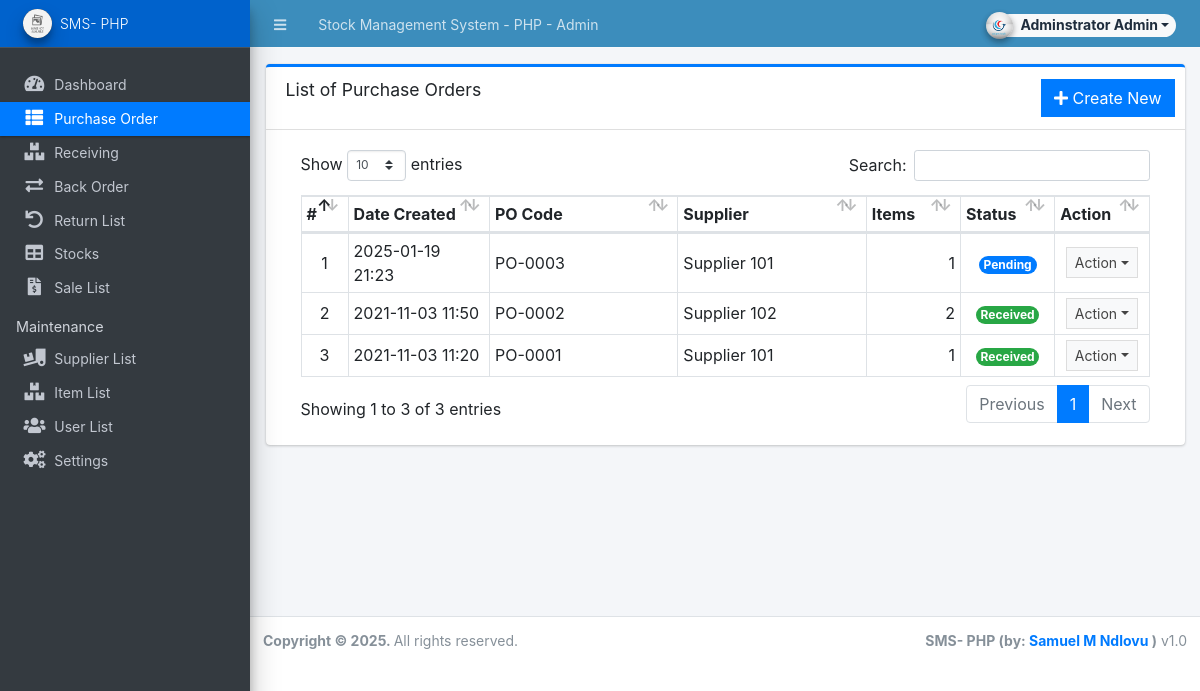
Page /admin/?page=purchase_order (signed in) on the committed database.
### tables this page shows
CREATE TABLE `purchase_order_list` (
  `id` int(30) NOT NULL,
  `po_code` varchar(50) NOT NULL,
  `supplier_id` int(30) NOT NULL,
  `amount` float NOT NULL,
  `discount_perc` float NOT NULL DEFAULT 0,
  `discount` float NOT NULL DEFAULT 0,
  `tax_perc` float NOT NULL DEFAULT 0,
  `tax` float NOT NULL DEFAULT 0,
  `remarks` text NOT NULL,
  `status` tinyint(4) NOT NULL DEFAULT 0 COMMENT '0 = pending, 1 = partially received, 2 =received',
  `date_created` datetime NOT NULL DEFAULT current_timestamp(),
  `date_updated` datetime NOT NULL DEFAULT current_timestamp() ON UPDATE current_timestamp()
);

CREATE TABLE `supplier_list` (
  `id` int(30) NOT NULL,
  `name` text NOT NULL,
  `address` text NOT NULL,
  `cperson` text NOT NULL,
  `contact` text NOT NULL,
  `status` tinyint(1) NOT NULL DEFAULT 1,
  `date_created` datetime NOT NULL DEFAULT current_timestamp(),
  `date_updated` datetime NOT NULL DEFAULT current_timestamp() ON UPDATE current_timestamp()
);

### admin/purchase_order/index.php (the view, shortened to what this page needs)
<div class="card card-outline card-primary">
	<div class="card-header">
		<h3 class="card-title">List of Purchase Orders</h3>
        <div class="card-tools">
			<a href="<?php echo base_url ?>admin/?page=purchase_order/manage_po" class="btn btn-flat btn-primary"><span class="fas fa-plus"></span>  Create New</a>
		</div>
	</div>
	<div class="card-body">
		<div class="container-fluid">
        <div class="container-fluid">
			<table class="table table-bordered table-stripped">
                    <colgroup>
                        <col width="5%">
                        <col width="15%">
                        <col width="20%">
                        <col width="20%">
                        <col width="10%">
                        <col width="10%">
                        <col width="10%">
                    </colgroup>
                    <thead>
                        <tr>
                            <th>#</th>
                            <th>Date Created</th>
                            <th>PO Code</th>
                            <th>Supplier</th>
                            <th>Items</th>
                            <th>Status</th>
                            <th>Action</th>
                        </tr>
                    </thead>
                    <tbody>
                        <?php
                        $i = 1;
                        $qry = $conn->query("SELECT p.*, s.name as supplier FROM `purchase_order_list` p inner join supplier_list s on p.supplier_id = s.id order by p.`date_created` desc");
                        while($row = $qry->fetch_assoc()):
                            $row['items'] = $conn->query("SELECT count(item_id) as `items` FROM `po_items` where po_id = '{$row['id']}' ")->fetch_assoc()['items'];
                        ?>
                            <tr>
                                <td class="text-center"><?php echo $i++; ?></td>
                                <td><?php echo date("Y-m-d H:i",strtotime($row['date_created'])) ?></td>
                                <td><?php echo $row['po_code'] ?></td>
                                <td><?php echo $row['supplier'] ?></td>
                                <td class="text-right"><?php echo number_format($row['items']) ?></td>
                                <td class="text-center">
                                    <?php if($row['status'] == 0): ?>
                                        <span class="badge badge-primary rounded-pill">Pending</span>
                                    <?php elseif($row['status'] == 1): ?>
                                        <span class="badge badge-warning rounded-pill">Partially received</span>
                                        <?php elseif($row['status'] == 2): ?>
                                        <span class="badge badge-success rounded-pill">Received</span>
                                    <?php else: ?>
                                        <span class="badge badge-danger rounded-pill">N/A</span>
                                    <?php endif; ?>
                                </td>
                                <td align="center">
                                    <button type="button" class="btn btn-flat btn-default btn-sm dropdown-toggle dropdown-icon" data-toggle="dropdown">
                                            Action
                                    </button>
                                </td>
                            </tr>
                        <?php endwhile; ?>
                    </tbody>
                </table>
		</div>
		</div>
	</div>
</div>

### rows in the picture
purchase_order_list: date_created "2025-01-19 21:23", po_code "PO-0003", supplier.name "Supplier 101", supplier "1", status "Pending"
purchase_order_list: date_created "2021-11-03 11:50", po_code "PO-0002", supplier.name "Supplier 102", supplier "2", status "Received"
purchase_order_list: date_created "2021-11-03 11:20", po_code "PO-0001", supplier.name "Supplier 101", supplier "1", status "Received"

### other values in the picture
$_settings->info('name') "Stock Management System - PHP"
$_settings->userdata('firstname').' '.$_settings->userdata('lastname') "Adminstrator Admin"
$_settings->info('short_name') "SMS- PHP"
